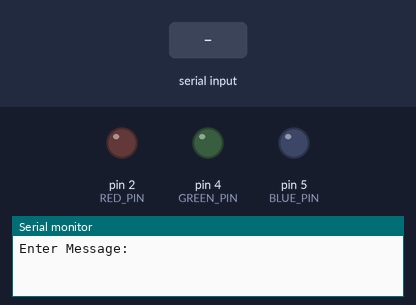
Simulated run of this sketch. Board: Arduino Uno, built with avr-gcc and run on an emulated ATmega328P. On the bench: output pins drawn as LEDs (lit = HIGH), the last lines printed to the serial monitor. Dashed ring = blinking. The inputs (shaded band) are chosen by the test bench.

Above: at 1.2 s.
1.3 s: "00\n" received over Serial
At 2.1 s:
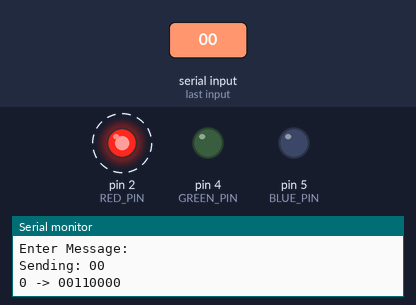
At 2.7 s:
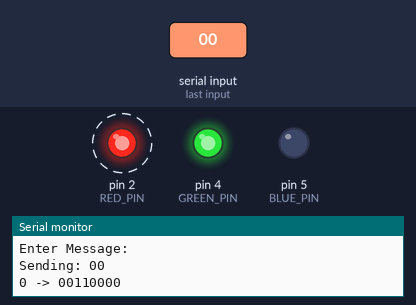
Timing chart, 0 to 11.8 s (numbered marks = the images above; inputs shaded):
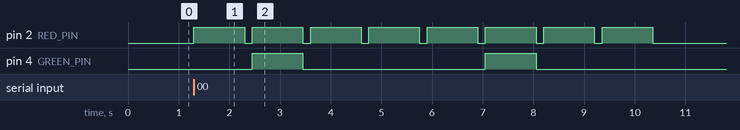

The sketch:

sketch.ino
```cpp
#define RED_PIN    2
#define GREEN_PIN  4
#define BLUE_PIN   5

String message = "";

void setColor(String bits)
{
  digitalWrite(RED_PIN, LOW);
  digitalWrite(GREEN_PIN, LOW);
  digitalWrite(BLUE_PIN, LOW);

  if(bits == "00")
  {
    digitalWrite(RED_PIN, HIGH);
  }
  else if(bits == "01")
  {
    digitalWrite(GREEN_PIN, HIGH);
  }
  else if(bits == "10")
  {
    digitalWrite(BLUE_PIN, HIGH);
  }
else if(bits == "11")
{
  digitalWrite(RED_PIN, HIGH);
  digitalWrite(GREEN_PIN, HIGH);
  digitalWrite(BLUE_PIN, LOW);
}

    delay(1000);   // show each color for 1 second

  digitalWrite(RED_PIN, LOW);
  digitalWrite(GREEN_PIN, LOW);
  digitalWrite(BLUE_PIN, LOW);

  delay(150);
}

void transmitCharacter(char c)
{
  byte value = (byte)c;

  String binaryString = "";

  for(int i = 7; i >= 0; i--)
  {
    binaryString += String((value >> i) & 1);
  }

  Serial.print(c);
  Serial.print(" -> ");
  Serial.println(binaryString);

  for(int i = 0; i < 8; i += 2)
  {
    String twoBits = binaryString.substring(i, i + 2);
    setColor(twoBits);
  }
}

void setup()
{
  pinMode(RED_PIN, OUTPUT);
  pinMode(GREEN_PIN, OUTPUT);
  pinMode(BLUE_PIN, OUTPUT);

  Serial.begin(115200);

  Serial.println("Enter Message:");
}

void loop()
{
  if(Serial.available())
  {
    message = Serial.readStringUntil('\n');
    message.trim();

    Serial.print("Sending: ");
    Serial.println(message);

    for(int i = 0; i < message.length(); i++)
    {
      transmitCharacter(message[i]);
    }

    Serial.println("Transmission Complete");
    Serial.println("Enter New Message:");
  }
}
```

Measured:
- after the input at 1.3 s, pin 2 (RED_PIN): alternates HIGH for 1.0 s and LOW for 0.15 s, starting at once; pin 4 (GREEN_PIN): alternates HIGH for 1.0 s and LOW for 3.6 s, starting after 1.2 s
